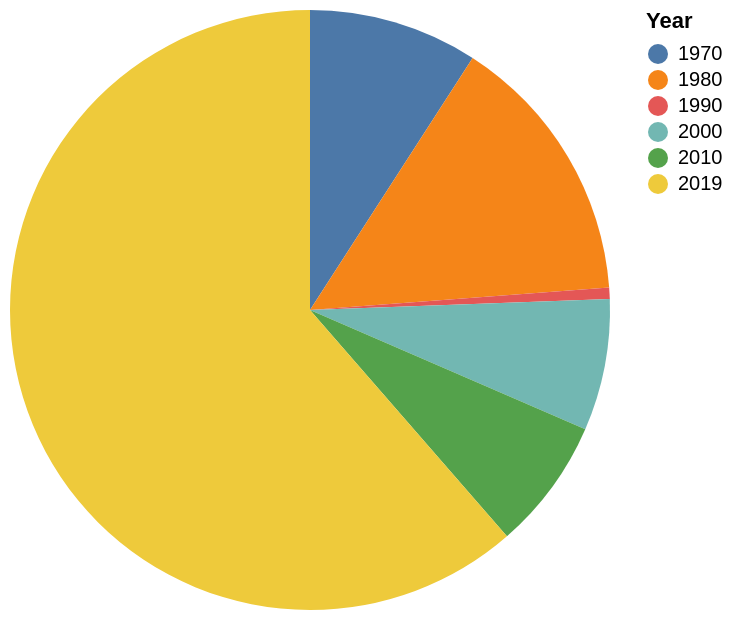

Write the Vega-Lite specification saved for this chart.
### Vega-Lite specification from a JSON file in a GitHub repository (floating-point values rounded to 4 significant figures)
{"$schema": "https://vega.github.io/schema/vega-lite/v5.json", "description": "Pie chart auto-generated from CSV", "data": {"values": [{"Year": "1970", "Values": "9.0"}, {"Year": "1980", "Values": "14.5"}, {"Year": "1990", "Values": "0.6"}, {"Year": "2000", "Values": "7.0"}, {"Year": "2010", "Values": "7.0"}, {"Year": "2019", "Values": "60.6"}]}, "mark": "arc", "encoding": {"theta": {"field": "Values", "type": "quantitative"}, "color": {"field": "Year", "type": "nominal"}}}
